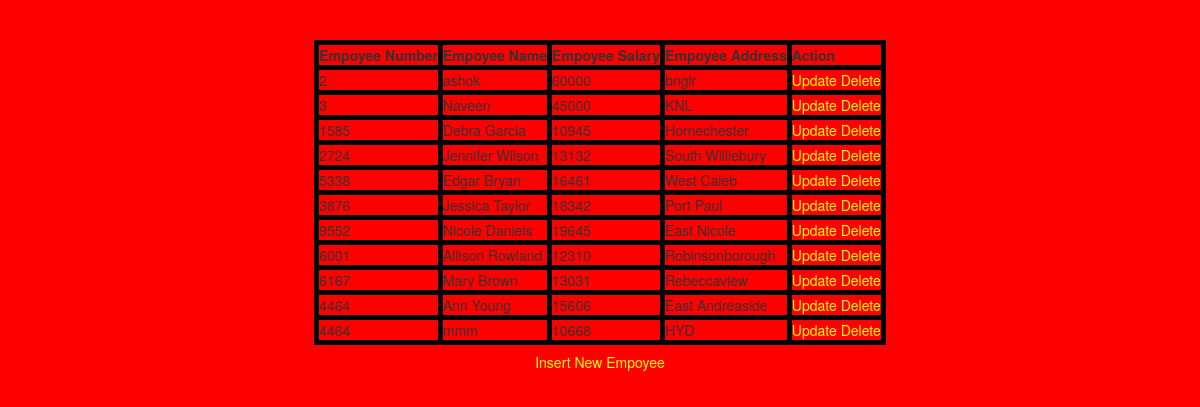
The page / on the database its author committed.
### testapp/models.py (models this page shows)
class FBV_MODEL(models.Model):
    enumber=models.IntegerField()
    ename=models.CharField(max_length=30)
    esal=models.IntegerField()
    eaddrs=models.CharField(max_length=30)

### testapp/views.py (the view)
# urls.py: url(r'^$', views.retrive_view),
def retrive_view(request):
    employeesdata=FBV_MODEL.objects.all()
    return render(request,'testapp/home.html',{'employeesdata':employeesdata})

### templates/testapp/home.html
<!DOCTYPE html>
{%extends 'testapp/base.html'%}
{%block body_block%}
<br><br>
<table>
  <thead>
  <th>Empoyee Number</th>
  <th>Empoyee Name</th>
  <th>Empoyee Salary</th>
  <th>Empoyee Address</th>
  <th>Action</th>
  </thead>
  {%for emp in employeesdata%}
  <tr>
    <td>{{emp.enumber}}</td>
    <td>{{emp.ename}}</td>
    <td>{{emp.esal}}</td>
    <td>{{emp.eaddrs}}</td>
    <td> <a href="/update/{{emp.id}}">Update</a> <a href="/delete/{{emp.id}}">Delete</a></td>
  </tr>
  {%endfor%}
</table>
<a href="/create" class="btn btn-large">Insert New Empoyee</a>
{%endblock%}

### templates/testapp/base.html (shortened to what this page needs)
<!DOCTYPE html>
<html lang="en" dir="ltr">
  <head>
    <link rel="stylesheet" href="https://maxcdn.bootstrapcdn.com/bootstrap/3.3.7/css/bootstrap.min.css">
  </head>
  <body>
    <div class="container" align='center'>
      {%block body_block%}
      {%endblock %}
    </div>
  </body>
</html>

### templates/testapp/base.html (style rules this page uses)
body { background:red; color: block; }
a { color:yellow; }
td, th { border: 5px solid black; }

### rows shown on the page
FBV_MODEL: enumber "2", ename "ashok", esal "60000", eaddrs "bnglr"
FBV_MODEL: enumber "3", ename "Naveen", esal "45000", eaddrs "KNL"
FBV_MODEL: enumber "1585", ename "Debra Garcia", esal "10945", eaddrs "Hornechester"
FBV_MODEL: enumber "2724", ename "Jennifer Wilson", esal "13132", eaddrs "South Williebury"
FBV_MODEL: enumber "5338", ename "Edgar Bryan", esal "16461", eaddrs "West Caleb"
FBV_MODEL: enumber "3876", ename "Jessica Taylor", esal "18342", eaddrs "Port Paul"
FBV_MODEL: enumber "9552", ename "Nicole Daniels", esal "19645", eaddrs "East Nicole"
FBV_MODEL: enumber "6001", ename "Allison Rowland", esal "12310", eaddrs "Robinsonborough"
FBV_MODEL: enumber "6167", ename "Mary Brown", esal "13031", eaddrs "Rebeccaview"
FBV_MODEL: enumber "4464", ename "Ann Young", esal "15606", eaddrs "East Andreaside"
FBV_MODEL: enumber "4464", ename "mmm", esal "10668", eaddrs "HYD"
